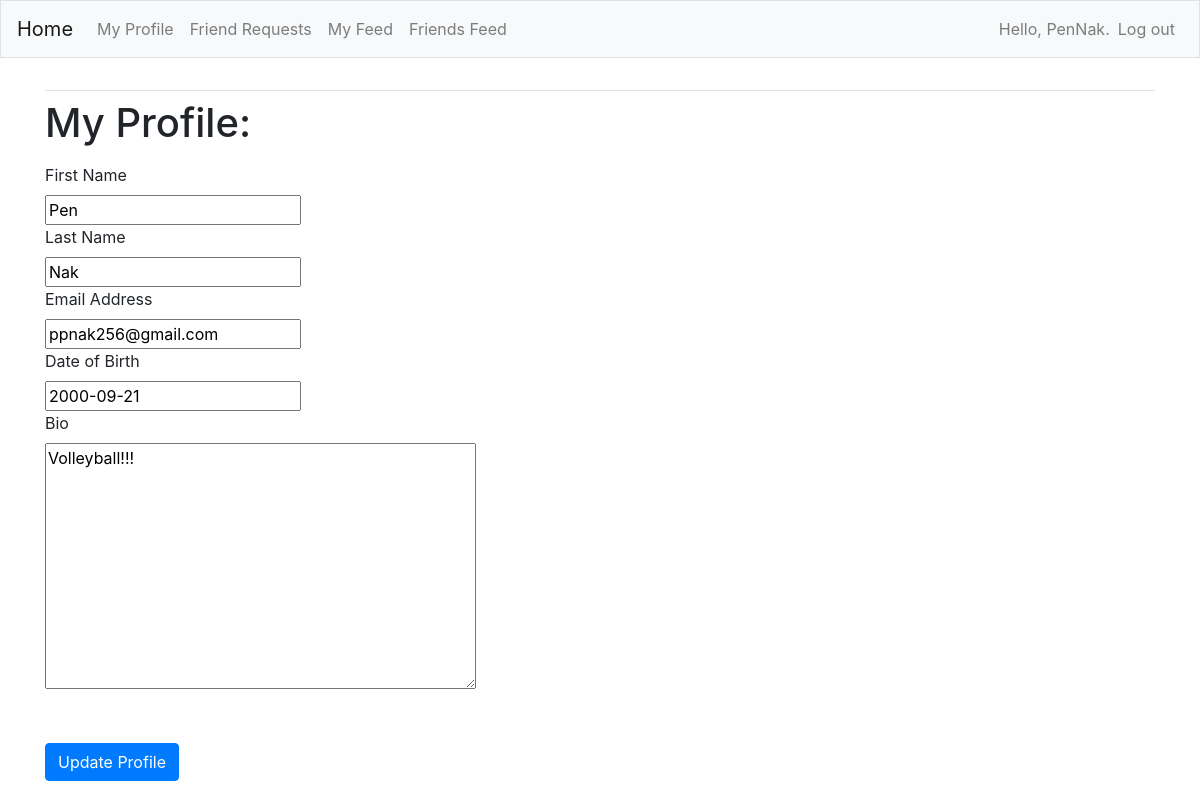
Page /profile/ (signed in) on the committed database.
### FeedApp/models.py (models this page shows, shortened)
class Profile(models.Model):
    first_name = models.CharField(max_length=200, blank=True)
    last_name = models.CharField(max_length=200, blank=True)
    email = models.EmailField(max_length=300, blank=True)
    dob = models.DateField(null=True, blank=True)
    bio = models.TextField(blank=True)
    user = models.OneToOneField(User, on_delete=models.CASCADE)
    friends = models.ManyToManyField('auth.User', blank=True, related_name='friends')
    created = models.DateTimeField(auto_now=True)
    updated = models.DateTimeField(auto_now_add=True)

### FeedApp/views.py (the view)
# urls.py: path('profile/', views.profile, name='profile'),
@login_required
def profile(request):
    profile = Profile.objects.filter(user=request.user)
    if not profile.exists():
        Profile.objects.create(user=request.user)
    profile = Profile.objects.get(user=request.user)
    if request.method != 'POST':
        form = ProfileForm(instance=profile)
    else:
        form = ProfileForm(instance=profile, data=request.POST)
        if form.is_valid():
            form.save()
            return redirect('FeedApp:profile')
    context = {'form': form}
    return render(request, 'FeedApp/profile.html', context)

### FeedApp/forms.py
class ProfileForm(forms.ModelForm):
    class Meta:
        model = Profile
        fields = ['first_name', 'last_name', 'email', 'dob', 'bio']
        labels = {'first_name': 'First Name',
                  'last_name': 'Last Name',
                    'email': 'Email Address',
                    'dob': 'Date of Birth',
                    'bio': 'Bio'
        }

### FeedApp/templates/FeedApp/profile.html (shortened to what this page needs)
{% extends "FeedApp/base.html" %}
{% load bootstrap4 %}
{% load crispy_forms_tags %}
{% block content %}
<h1>
    <p>My Profile:</p>
</h1>
<form action="{% url 'FeedApp:profile'%}" method='post'>
    {{ form |crispy }}
    <br><br>
    <button name="submit" class="btn btn-primary">Update Profile</button>
</form>
{% endblock content %}

### FeedApp/templates/FeedApp/base.html (shortened to what this page needs)
{% load bootstrap4 %}
<!doctype html>
<html lang="en">
<head>
    {% bootstrap_css %}
</head>
<body>
    <nav class="navbar navbar-expand-md navbar-light bg-light mb-4 border">
        <a class="navbar-brand" href="{% url 'FeedApp:index'%}">
            Home</a>
        <div class="collapse navbar-collapse" id="navbarCollapse">
            <ul class="navbar-nav mr-auto">
                <li class="nav-item">
                    <a class="nav-link" href="{% url 'FeedApp:profile' %}">My Profile</a>
                </li>
                <li class="nav-item">
                    <a class="nav-link" href="{% url 'FeedApp:friends' %}">Friend Requests</a>
                </li>
                <li class="nav-item">
                    <a class="nav-link" href="{% url 'FeedApp:myfeed' %}">My Feed</a>
                </li>
                <li class="nav-item">
                    <a class="nav-link" href="{% url 'FeedApp:friendsfeed' %}">Friends Feed</a>
                </li>
            </ul>
            <ul class="navbar-nav ml-auto">
                {% if user.is_authenticated %}
                <li class="nav-item">
                    <span class="navbar-text">Hello, {{ user.username }}.</span>
                </li>
                <li class="nav-item">
                    <a class="nav-link" href="{% url 'users:logout' %}">Log out</a>
                </li>
                {% endif %}
            </ul>
        </div>
    </nav>
    <main role="main" class="container">
        <div class="pb-2 mb-2 border-bottom">
        </div>
        <div>
            {% block content %}{% endblock content %}
        </div>
    </main>
</body>
</html>

### rows in the picture
Profile: first_name "Pen", last_name "Nak", email "ppnak256@gmail.com", dob "2000-09-21", bio "Volleyball!!!"

### other values in the picture
{{ user.username }} "PenNak"
